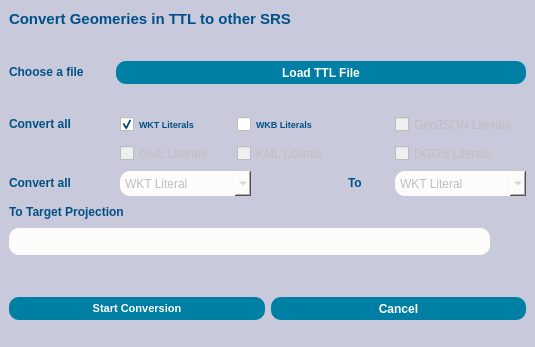
<?xml version="1.0" encoding="UTF-8"?>
<ui version="4.0">
 <class>Dialog</class>
 <widget class="QDialog" name="Dialog">
  <property name="geometry">
   <rect>
    <x>0</x>
    <y>0</y>
    <width>535</width>
    <height>347</height>
   </rect>
  </property>
  <property name="minimumSize">
   <size>
    <width>0</width>
    <height>347</height>
   </size>
  </property>
  <property name="maximumSize">
   <size>
    <width>999</width>
    <height>347</height>
   </size>
  </property>
  <property name="windowTitle">
   <string>Dialog</string>
  </property>
  <property name="styleSheet">
   <string notr="true">QObject#Dialog{
background-color:qlineargradient(spread:pad, x1:0, y1:0, x2:1, y2:1, stop:0.0795455 rgba(0, 57, 70, 255), stop:0.5625 rgba(0, 85, 104, 255), stop:0.954545 rgba(0, 107, 131, 255));}
</string>
  </property>
  <layout class="QGridLayout" name="gridLayout_2">
   <property name="leftMargin">
    <number>0</number>
   </property>
   <property name="topMargin">
    <number>0</number>
   </property>
   <property name="rightMargin">
    <number>0</number>
   </property>
   <property name="bottomMargin">
    <number>0</number>
   </property>
   <property name="spacing">
    <number>0</number>
   </property>
   <item row="0" column="0">
    <widget class="QFrame" name="frame">
     <property name="minimumSize">
      <size>
       <width>0</width>
       <height>347</height>
      </size>
     </property>
     <property name="maximumSize">
      <size>
       <width>999</width>
       <height>347</height>
      </size>
     </property>
     <property name="styleSheet">
      <string notr="true">QObject#frame{
	background-color:rgb(200, 201, 219);
	}</string>
     </property>
     <property name="frameShape">
      <enum>QFrame::NoFrame</enum>
     </property>
     <property name="frameShadow">
      <enum>QFrame::Sunken</enum>
     </property>
     <layout class="QGridLayout" name="gridLayout">
      <property name="leftMargin">
       <number>0</number>
      </property>
      <property name="topMargin">
       <number>0</number>
      </property>
      <property name="rightMargin">
       <number>0</number>
      </property>
      <property name="bottomMargin">
       <number>0</number>
      </property>
      <item row="0" column="0">
       <widget class="QWidget" name="widget_2" native="true">
        <layout class="QGridLayout" name="gridLayout_3">
         <item row="0" column="0" colspan="5">
          <widget class="QLabel" name="convertSRSLabel">
           <property name="minimumSize">
            <size>
             <width>351</width>
             <height>20</height>
            </size>
           </property>
           <property name="maximumSize">
            <size>
             <width>999</width>
             <height>999</height>
            </size>
           </property>
           <property name="font">
            <font>
             <pointsize>11</pointsize>
             <bold>true</bold>
            </font>
           </property>
           <property name="styleSheet">
            <string notr="true">color:rgb(0, 81, 135);</string>
           </property>
           <property name="text">
            <string>Convert Geomeries in TTL to other SRS</string>
           </property>
          </widget>
         </item>
         <item row="8" column="4">
          <widget class="QComboBox" name="comboBox_2">
           <property name="enabled">
            <bool>false</bool>
           </property>
           <property name="minimumSize">
            <size>
             <width>131</width>
             <height>25</height>
            </size>
           </property>
           <property name="maximumSize">
            <size>
             <width>131</width>
             <height>25</height>
            </size>
           </property>
           <property name="styleSheet">
            <string notr="true">border-radius:10px;

border-color:rgb(45, 45, 45);

background-color: rgb(253, 252, 250);
selection-background-color: rgb(255, 255, 255);
selection-color:rgb(0, 81, 135);</string>
           </property>
           <item>
            <property name="text">
             <string>WKT Literal</string>
            </property>
           </item>
           <item>
            <property name="text">
             <string>WKB Literal</string>
            </property>
           </item>
           <item>
            <property name="text">
             <string>KML Literal</string>
            </property>
           </item>
           <item>
            <property name="text">
             <string>GML Literal</string>
            </property>
           </item>
           <item>
            <property name="text">
             <string>GeoJSON Literal</string>
            </property>
           </item>
           <item>
            <property name="text">
             <string>DGGS Literal</string>
            </property>
           </item>
          </widget>
         </item>
         <item row="6" column="0">
          <widget class="QLabel" name="convertLiteralSelectionLabel">
           <property name="minimumSize">
            <size>
             <width>81</width>
             <height>20</height>
            </size>
           </property>
           <property name="maximumSize">
            <size>
             <width>999</width>
             <height>20</height>
            </size>
           </property>
           <property name="font">
            <font>
             <bold>true</bold>
            </font>
           </property>
           <property name="styleSheet">
            <string notr="true">color:rgb(0, 81, 135);</string>
           </property>
           <property name="text">
            <string>Convert all</string>
           </property>
          </widget>
         </item>
         <item row="6" column="4">
          <widget class="QCheckBox" name="geojsonLiteralCheckBox">
           <property name="enabled">
            <bool>false</bool>
           </property>
           <property name="minimumSize">
            <size>
             <width>131</width>
             <height>23</height>
            </size>
           </property>
           <property name="maximumSize">
            <size>
             <width>999</width>
             <height>23</height>
            </size>
           </property>
           <property name="text">
            <string>GeoJSON Literals</string>
           </property>
          </widget>
         </item>
         <item row="8" column="3">
          <widget class="QLabel" name="label_5">
           <property name="minimumSize">
            <size>
             <width>41</width>
             <height>20</height>
            </size>
           </property>
           <property name="maximumSize">
            <size>
             <width>41</width>
             <height>20</height>
            </size>
           </property>
           <property name="font">
            <font>
             <bold>true</bold>
            </font>
           </property>
           <property name="styleSheet">
            <string notr="true">color:rgb(0, 81, 135);</string>
           </property>
           <property name="text">
            <string>To</string>
           </property>
          </widget>
         </item>
         <item row="1" column="1" colspan="4">
          <widget class="QLabel" name="chosenFileLabel">
           <property name="minimumSize">
            <size>
             <width>351</width>
             <height>20</height>
            </size>
           </property>
           <property name="maximumSize">
            <size>
             <width>351</width>
             <height>20</height>
            </size>
           </property>
           <property name="text">
            <string/>
           </property>
          </widget>
         </item>
         <item row="6" column="1">
          <widget class="QCheckBox" name="wktLiteralCheckBox">
           <property name="minimumSize">
            <size>
             <width>111</width>
             <height>23</height>
            </size>
           </property>
           <property name="maximumSize">
            <size>
             <width>999</width>
             <height>23</height>
            </size>
           </property>
           <property name="font">
            <font>
             <pointsize>7</pointsize>
             <bold>true</bold>
            </font>
           </property>
           <property name="cursor">
            <cursorShape>PointingHandCursor</cursorShape>
           </property>
           <property name="styleSheet">
            <string notr="true">color:rgb(0, 81, 135);</string>
           </property>
           <property name="text">
            <string>WKT Literals</string>
           </property>
           <property name="checked">
            <bool>true</bool>
           </property>
          </widget>
         </item>
         <item row="7" column="2" colspan="2">
          <widget class="QCheckBox" name="kmlLiteralCheckBox">
           <property name="enabled">
            <bool>false</bool>
           </property>
           <property name="minimumSize">
            <size>
             <width>111</width>
             <height>23</height>
            </size>
           </property>
           <property name="maximumSize">
            <size>
             <width>999</width>
             <height>23</height>
            </size>
           </property>
           <property name="text">
            <string>KML Literals</string>
           </property>
          </widget>
         </item>
         <item row="8" column="0">
          <widget class="QLabel" name="label_4">
           <property name="minimumSize">
            <size>
             <width>81</width>
             <height>20</height>
            </size>
           </property>
           <property name="maximumSize">
            <size>
             <width>999</width>
             <height>20</height>
            </size>
           </property>
           <property name="font">
            <font>
             <bold>true</bold>
            </font>
           </property>
           <property name="styleSheet">
            <string notr="true">color:rgb(0, 81, 135);</string>
           </property>
           <property name="text">
            <string>Convert all</string>
           </property>
          </widget>
         </item>
         <item row="8" column="1" colspan="2">
          <widget class="QComboBox" name="comboBox">
           <property name="enabled">
            <bool>false</bool>
           </property>
           <property name="minimumSize">
            <size>
             <width>131</width>
             <height>25</height>
            </size>
           </property>
           <property name="maximumSize">
            <size>
             <width>131</width>
             <height>25</height>
            </size>
           </property>
           <property name="styleSheet">
            <string notr="true">border-radius:10px;

border-color:rgb(45, 45, 45);

background-color: rgb(253, 252, 250);
selection-background-color: rgb(255, 255, 255);
selection-color:rgb(0, 81, 135);</string>
           </property>
           <item>
            <property name="text">
             <string>WKT Literal</string>
            </property>
           </item>
           <item>
            <property name="text">
             <string>WKB Literal</string>
            </property>
           </item>
           <item>
            <property name="text">
             <string>KML Literal</string>
            </property>
           </item>
           <item>
            <property name="text">
             <string>GML Literal</string>
            </property>
           </item>
           <item>
            <property name="text">
             <string>GeoJSON Literal</string>
            </property>
           </item>
           <item>
            <property name="text">
             <string>DGGS Literal</string>
            </property>
           </item>
          </widget>
         </item>
         <item row="3" column="1">
          <widget class="QLabel" name="fileLoadedLabel">
           <property name="minimumSize">
            <size>
             <width>62</width>
             <height>17</height>
            </size>
           </property>
           <property name="maximumSize">
            <size>
             <width>62</width>
             <height>17</height>
            </size>
           </property>
           <property name="text">
            <string/>
           </property>
          </widget>
         </item>
         <item row="7" column="4">
          <widget class="QCheckBox" name="dggsLiteralCheckBox">
           <property name="enabled">
            <bool>false</bool>
           </property>
           <property name="minimumSize">
            <size>
             <width>121</width>
             <height>23</height>
            </size>
           </property>
           <property name="maximumSize">
            <size>
             <width>999</width>
             <height>23</height>
            </size>
           </property>
           <property name="text">
            <string>DGGS Literals</string>
           </property>
          </widget>
         </item>
         <item row="7" column="1">
          <widget class="QCheckBox" name="gmlLiteralCheckBox">
           <property name="enabled">
            <bool>false</bool>
           </property>
           <property name="minimumSize">
            <size>
             <width>111</width>
             <height>23</height>
            </size>
           </property>
           <property name="maximumSize">
            <size>
             <width>999</width>
             <height>23</height>
            </size>
           </property>
           <property name="text">
            <string>GML Literals</string>
           </property>
          </widget>
         </item>
         <item row="9" column="0" colspan="2">
          <widget class="QLabel" name="toTargetProjectionLabel">
           <property name="minimumSize">
            <size>
             <width>161</width>
             <height>20</height>
            </size>
           </property>
           <property name="maximumSize">
            <size>
             <width>999</width>
             <height>999</height>
            </size>
           </property>
           <property name="font">
            <font>
             <bold>true</bold>
            </font>
           </property>
           <property name="styleSheet">
            <string notr="true">color:rgb(0, 81, 135);</string>
           </property>
           <property name="text">
            <string>To Target Projection</string>
           </property>
          </widget>
         </item>
         <item row="10" column="0" colspan="5">
          <widget class="QgsProjectionSelectionWidget" name="projectionSelect" native="true">
           <property name="minimumSize">
            <size>
             <width>481</width>
             <height>27</height>
            </size>
           </property>
           <property name="maximumSize">
            <size>
             <width>481</width>
             <height>27</height>
            </size>
           </property>
           <property name="cursor">
            <cursorShape>PointingHandCursor</cursorShape>
           </property>
           <property name="styleSheet">
            <string notr="true">border-radius:10px;

border-color:rgb(45, 45, 45);

background-color: rgb(253, 252, 250);
selection-background-color: rgb(255, 255, 255);
selection-color:rgb(0, 81, 135);</string>
           </property>
          </widget>
         </item>
         <item row="6" column="2" colspan="2">
          <widget class="QCheckBox" name="wkbLiteralCheckBox">
           <property name="minimumSize">
            <size>
             <width>111</width>
             <height>23</height>
            </size>
           </property>
           <property name="maximumSize">
            <size>
             <width>999</width>
             <height>23</height>
            </size>
           </property>
           <property name="font">
            <font>
             <pointsize>7</pointsize>
             <bold>true</bold>
            </font>
           </property>
           <property name="cursor">
            <cursorShape>PointingHandCursor</cursorShape>
           </property>
           <property name="styleSheet">
            <string notr="true">color:rgb(0, 81, 135);</string>
           </property>
           <property name="text">
            <string>WKB Literals</string>
           </property>
          </widget>
         </item>
         <item row="2" column="0" colspan="5">
          <layout class="QHBoxLayout" name="horizontalLayout_2">
           <item>
            <widget class="QLabel" name="chooseFileLabel">
             <property name="minimumSize">
              <size>
               <width>101</width>
               <height>20</height>
              </size>
             </property>
             <property name="maximumSize">
              <size>
               <width>999</width>
               <height>20</height>
              </size>
             </property>
             <property name="font">
              <font>
               <bold>true</bold>
              </font>
             </property>
             <property name="styleSheet">
              <string notr="true">color:rgb(0, 81, 135);</string>
             </property>
             <property name="text">
              <string>Choose a file</string>
             </property>
            </widget>
           </item>
           <item>
            <widget class="QPushButton" name="loadFromFileButton">
             <property name="sizePolicy">
              <sizepolicy hsizetype="Expanding" vsizetype="Fixed">
               <horstretch>0</horstretch>
               <verstretch>0</verstretch>
              </sizepolicy>
             </property>
             <property name="minimumSize">
              <size>
               <width>111</width>
               <height>23</height>
              </size>
             </property>
             <property name="maximumSize">
              <size>
               <width>999</width>
               <height>23</height>
              </size>
             </property>
             <property name="font">
              <font>
               <pointsize>9</pointsize>
               <bold>true</bold>
              </font>
             </property>
             <property name="cursor">
              <cursorShape>PointingHandCursor</cursorShape>
             </property>
             <property name="styleSheet">
              <string notr="true">background-color:rgb(0, 127, 165);
border-radius:10px;
color: rgb(255, 255, 255);</string>
             </property>
             <property name="text">
              <string>Load TTL File</string>
             </property>
            </widget>
           </item>
          </layout>
         </item>
        </layout>
       </widget>
      </item>
      <item row="1" column="0">
       <widget class="QWidget" name="widget" native="true">
        <layout class="QHBoxLayout" name="horizontalLayout">
         <item>
          <widget class="QPushButton" name="startConversionButton">
           <property name="minimumSize">
            <size>
             <width>111</width>
             <height>23</height>
            </size>
           </property>
           <property name="maximumSize">
            <size>
             <width>999</width>
             <height>23</height>
            </size>
           </property>
           <property name="font">
            <font>
             <pointsize>8</pointsize>
             <bold>true</bold>
            </font>
           </property>
           <property name="cursor">
            <cursorShape>PointingHandCursor</cursorShape>
           </property>
           <property name="styleSheet">
            <string notr="true">background-color:rgb(0, 127, 165);
border-radius:10px;
color: rgb(255, 255, 255);</string>
           </property>
           <property name="text">
            <string>Start Conversion</string>
           </property>
          </widget>
         </item>
         <item>
          <widget class="QPushButton" name="cancelButton">
           <property name="minimumSize">
            <size>
             <width>111</width>
             <height>23</height>
            </size>
           </property>
           <property name="maximumSize">
            <size>
             <width>999</width>
             <height>23</height>
            </size>
           </property>
           <property name="font">
            <font>
             <pointsize>9</pointsize>
             <bold>true</bold>
            </font>
           </property>
           <property name="cursor">
            <cursorShape>PointingHandCursor</cursorShape>
           </property>
           <property name="styleSheet">
            <string notr="true">background-color:rgb(0, 127, 165);
border-radius:10px;
color: rgb(255, 255, 255);</string>
           </property>
           <property name="text">
            <string>Cancel</string>
           </property>
          </widget>
         </item>
        </layout>
       </widget>
      </item>
     </layout>
    </widget>
   </item>
  </layout>
 </widget>
 <customwidgets>
  <customwidget>
   <class>QgsProjectionSelectionWidget</class>
   <extends>QWidget</extends>
   <header>qgsprojectionselectionwidget.h</header>
  </customwidget>
 </customwidgets>
 <resources/>
 <connections/>
</ui>
